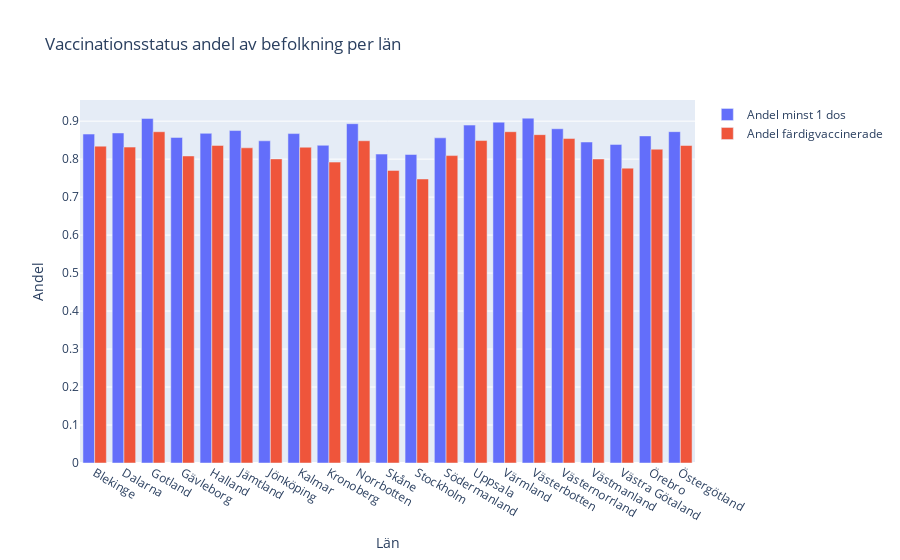

Here is the notebook cell this chart was saved with:
### Code cell
fig = px.bar(dff, x = "Län_namn", y = ["Andel minst 1 dos", "Andel färdigvaccinerade"], labels = {'value': 'Andel', 'Län_namn': 'Län'}, 
                title = "Vaccinationsstatus andel av befolkning per län", )
fig.update_layout(barmode = 'group',
                legend_title = None)
fig.write_html("visualiseringar/3.CovidVaccPlotly.html")
fig.show()

### Figure 1 — Plotly figure (JSON) as saved in the notebook; plotly's stock layout.template omitted (floating-point values rounded to 4 significant figures)
{"data": [{"alignmentgroup": "True", "hovertemplate": "variable=Andel minst 1 dos<br>Län=%{x}<br>Andel=%{y}<extra></extra>", "legendgroup": "Andel minst 1 dos", "marker": {"color": "#636efa", "pattern": {"shape": ""}}, "name": "Andel minst 1 dos", "offsetgroup": "Andel minst 1 dos", "orientation": "v", "showlegend": true, "textposition": "auto", "type": "bar", "x": ["Blekinge", "Dalarna", "Gotland", "Gävleborg", "Halland", "Jämtland", "Jönköping", "Kalmar", "Kronoberg", "Norrbotten", "Skåne", "Stockholm", "Södermanland", "Uppsala", "Värmland", "Västerbotten", "Västernorrland", "Västmanland", "Västra Götaland", "Örebro", "Östergötland"], "xaxis": "x", "y": [0.866, 0.8689, 0.9072, 0.8572, 0.8679, 0.8752, 0.8483, 0.8673, 0.8364, 0.8933, 0.8133, 0.8122, 0.8561, 0.8896, 0.8973, 0.9079, 0.88, 0.8451, 0.8388, 0.8611, 0.8723], "yaxis": "y"}, {"alignmentgroup": "True", "hovertemplate": "variable=Andel färdigvaccinerade<br>Län=%{x}<br>Andel=%{y}<extra></extra>", "legendgroup": "Andel färdigvaccinerade", "marker": {"color": "#EF553B", "pattern": {"shape": ""}}, "name": "Andel färdigvaccinerade", "offsetgroup": "Andel färdigvaccinerade", "orientation": "v", "showlegend": true, "textposition": "auto", "type": "bar", "x": ["Blekinge", "Dalarna", "Gotland", "Gävleborg", "Halland", "Jämtland", "Jönköping", "Kalmar", "Kronoberg", "Norrbotten", "Skåne", "Stockholm", "Södermanland", "Uppsala", "Värmland", "Västerbotten", "Västernorrland", "Västmanland", "Västra Götaland", "Örebro", "Östergötland"], "xaxis": "x", "y": [0.8342, 0.8316, 0.8721, 0.8084, 0.8361, 0.8298, 0.8006, 0.8314, 0.7921, 0.8484, 0.7704, 0.7478, 0.8094, 0.8489, 0.8722, 0.8644, 0.8542, 0.8004, 0.7763, 0.8262, 0.8359], "yaxis": "y"}], "layout": {"barmode": "group", "legend": {"title": {}, "tracegroupgap": 0}, "title": {"text": "Vaccinationsstatus andel av befolkning per län"}, "xaxis": {"anchor": "y", "domain": [0, 1], "title": {"text": "Län"}}, "yaxis": {"anchor": "x", "domain": [0, 1], "title": {"text": "Andel"}}}}
